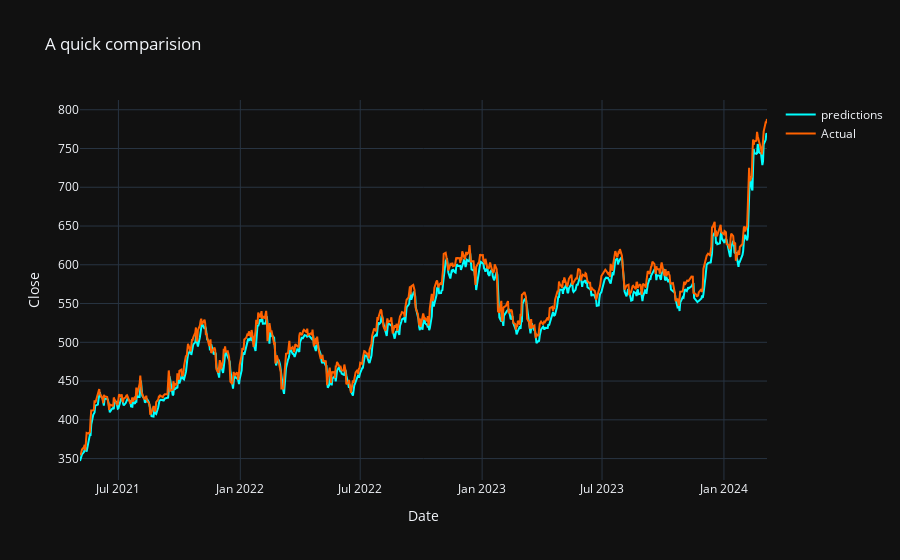

This figure's notebook cell:
### Code cell
fig=go.Figure()
fig.add_scatter(x=test_dates,y=le.inverse_transform(y_predicted).ravel(),
                marker=dict(color="#00ffff"),
                name="predictions")
fig.add_scatter(x=test_dates,y=le.inverse_transform(y_test).ravel(),
                marker=dict(color="#ff6200"),
                name="Actual")
fig.update_layout(template="plotly_dark",
                  hovermode='x unified',
                  xaxis_title="Date",
                  yaxis_title="Close",
                  title="A quick comparision")

### Figure 1 — Plotly figure (JSON) as saved in the notebook; plotly's stock layout.template omitted (floating-point values rounded to 4 significant figures; data arrays with more than 128 entries replaced by an {"elided": "..."} marker saying what was removed)
{"data": [{"marker": {"color": "#00ffff"}, "name": "predictions", "type": "scatter", "x": {"elided": "706 str values"}, "y": {"elided": "706 float values"}}, {"marker": {"color": "#ff6200"}, "name": "Actual", "type": "scatter", "x": {"elided": "706 str values"}, "y": {"elided": "706 float values"}}], "layout": {"hovermode": "x unified", "title": {"text": "A quick comparision"}, "xaxis": {"title": {"text": "Date"}}, "yaxis": {"title": {"text": "Close"}}}}
